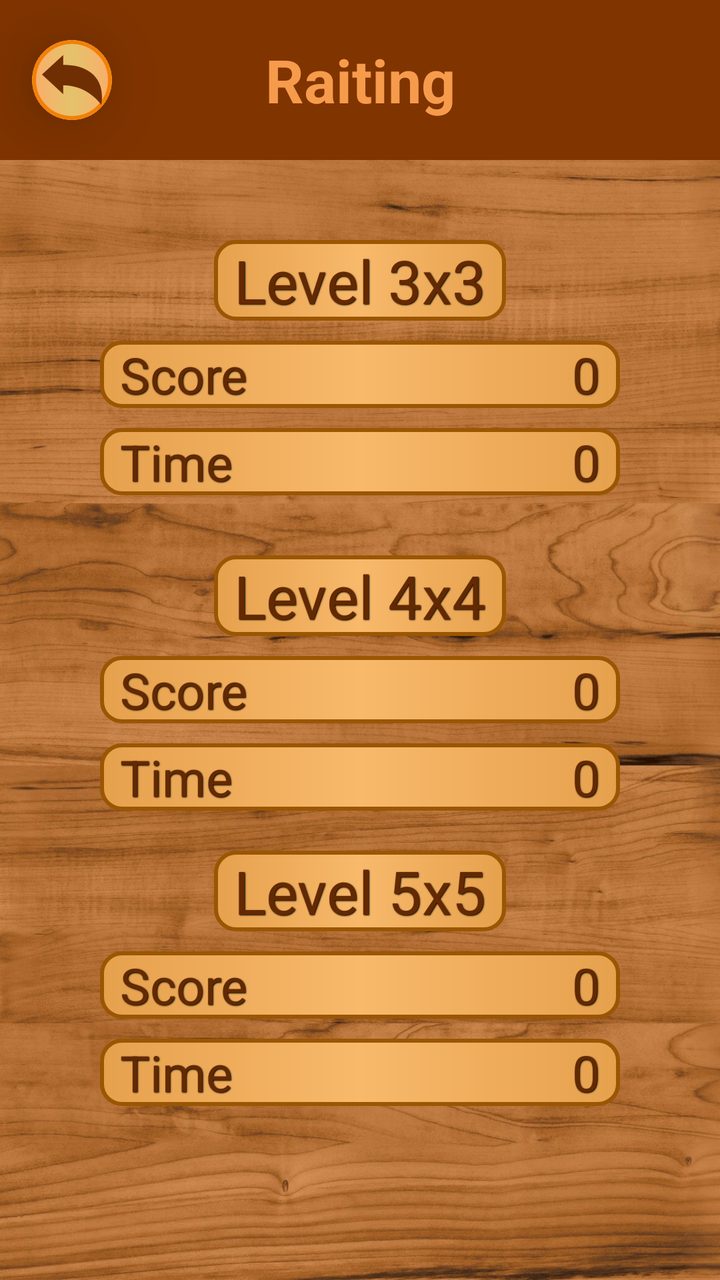
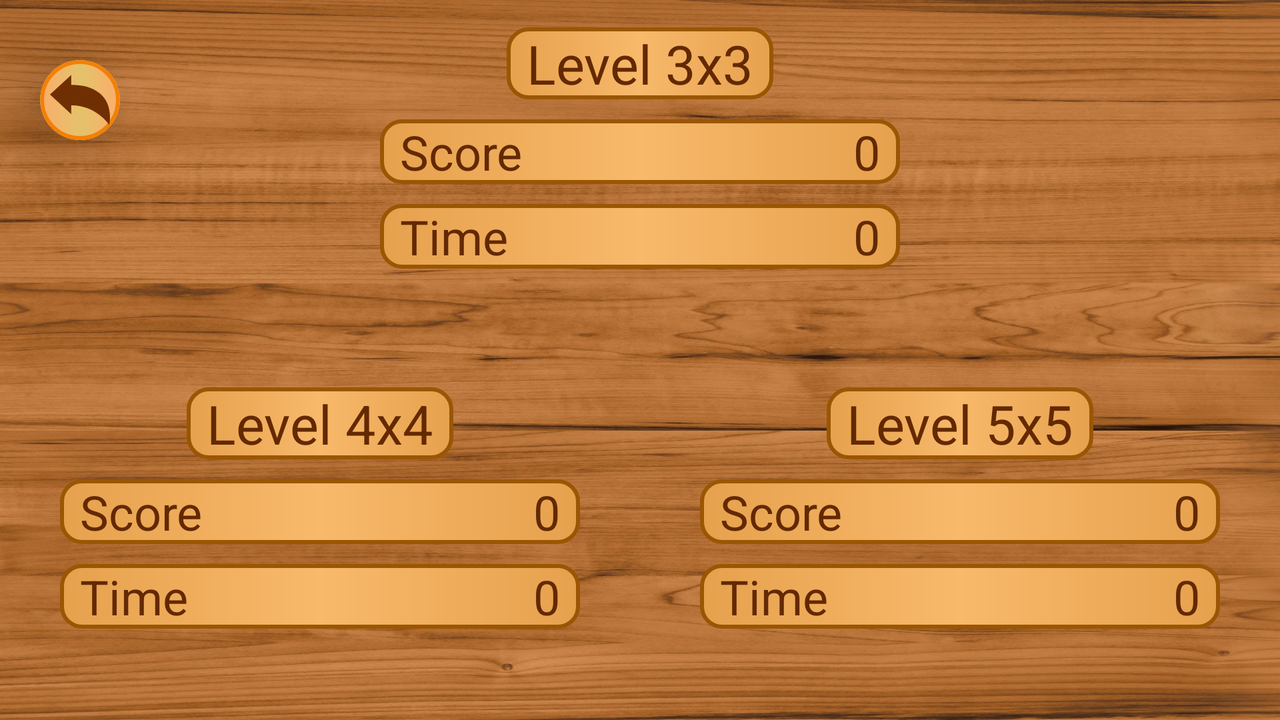

Compare how this app lays out the same screen by default and in its alternative resource folder. The renders come first, then the two layout files and the values they reference.
<!-- AndroidManifest.xml: application theme Theme.Puzzle15 -->
<!-- res/layout/activity_raiting.xml -->
<?xml version="1.0" encoding="utf-8"?>
<LinearLayout xmlns:android="http://schemas.android.com/apk/res/android"
    xmlns:app="http://schemas.android.com/apk/res-auto"
    xmlns:tools="http://schemas.android.com/tools"
    android:layout_width="match_parent"
    android:layout_height="match_parent"
    tools:context=".RaitingActivity">



    <LinearLayout
        android:layout_width="match_parent"
        android:layout_height="match_parent"
        android:background="@drawable/oboy"
        android:orientation="vertical">

        <Toolbar
            android:layout_width="match_parent"
            android:layout_height="80dp"
            android:background="#803400">


            <androidx.cardview.widget.CardView
                android:id="@+id/back_btn_raiting"
                android:layout_width="40dp"
                android:layout_height="40dp"
                android:layout_gravity="center_vertical"
                android:clickable="true"
                android:foreground="?selectableItemBackground"
                app:cardCornerRadius="20dp"
                app:cardElevation="20dp">

                <ImageView
                    android:layout_width="match_parent"
                    android:layout_height="match_parent"
                    android:background="@drawable/bachground_btn_yumaloq"
                    android:padding="5dp"
                    android:src="@drawable/ic_back_reply_svgrepo_com" />
            </androidx.cardview.widget.CardView>

            <TextView
                android:layout_width="wrap_content"
                android:layout_height="wrap_content"
                android:layout_gravity="center"
                android:text="Raiting"
                android:textColor="#F69B4C"
                android:textSize="30sp"
                android:textStyle="bold" />

        </Toolbar>

        <LinearLayout
            android:layout_width="match_parent"
            android:layout_height="match_parent"
            android:orientation="vertical"
            android:paddingHorizontal="50dp"
            android:paddingTop="30dp">


            <TextView
                android:layout_width="wrap_content"
                android:layout_height="wrap_content"
                android:layout_gravity="center_horizontal"
                android:layout_marginTop="10dp"
                android:background="@drawable/background_activ"
                android:paddingHorizontal="10dp"
                android:shadowColor="#000"
                android:shadowDx="1"
                android:shadowDy="1"
                android:shadowRadius="1"
                android:text="Level 3x3"
                android:textColor="#632901"
                android:textSize="30sp" />

            <LinearLayout
                android:layout_width="match_parent"
                android:layout_height="wrap_content"
                android:layout_marginTop="10dp"
                android:background="@drawable/background_activ"
                android:paddingHorizontal="10dp">

                <TextView
                    android:shadowColor="#000"
                    android:shadowDx="1"
                    android:shadowDy="1"
                    android:shadowRadius="1"
                    android:layout_width="0dp"
                    android:layout_height="wrap_content"
                    android:layout_weight="1"
                    android:text="Score"
                    android:textColor="#632901"
                    android:textSize="25sp" />

                <Space
                    android:layout_width="0dp"
                    android:layout_height="wrap_content"
                    android:layout_weight="1" />

                <TextView
                    android:shadowColor="#000"
                    android:shadowDx="1"
                    android:shadowDy="1"
                    android:shadowRadius="1"
                    android:id="@+id/rating_3x3_score"
                    android:layout_width="0dp"
                    android:layout_height="wrap_content"
                    android:layout_weight="1"
                    android:gravity="end"
                    android:text="0"
                    android:textColor="#632901"
                    android:textSize="25sp" />

            </LinearLayout>

            <LinearLayout
                android:layout_width="match_parent"
                android:layout_height="wrap_content"
                android:layout_marginTop="10dp"
                android:background="@drawable/background_activ"
                android:paddingHorizontal="10dp">

                <TextView
                    android:shadowColor="#000"
                    android:shadowDx="1"
                    android:shadowDy="1"
                    android:shadowRadius="1"
                    android:layout_width="0dp"
                    android:layout_height="wrap_content"
                    android:layout_weight="1"
                    android:text="Time"
                    android:textColor="#632901"
                    android:textSize="25sp" />

                <Space
                    android:layout_width="0dp"
                    android:layout_height="wrap_content"
                    android:layout_weight="1" />

                <TextView
                    android:shadowColor="#000"
                    android:shadowDx="1"
                    android:shadowDy="1"
                    android:shadowRadius="1"
                    android:id="@+id/rating_3x3_time"
                    android:layout_width="0dp"
                    android:layout_height="wrap_content"
                    android:layout_weight="1"
                    android:gravity="end"
                    android:text="0"
                    android:textColor="#632901"
                    android:textSize="25sp" />

            </LinearLayout>


            <TextView
                android:shadowColor="#000"
                android:shadowDx="1"
                android:shadowDy="1"
                android:shadowRadius="1"
                android:layout_width="wrap_content"
                android:layout_height="wrap_content"
                android:layout_gravity="center_horizontal"
                android:layout_marginTop="30dp"
                android:background="@drawable/background_activ"
                android:paddingHorizontal="10dp"
                android:text="Level 4x4"
                android:textColor="#632901"
                android:textSize="30sp" />

            <LinearLayout
                android:layout_width="match_parent"
                android:layout_height="wrap_content"
                android:layout_marginTop="10dp"
                android:background="@drawable/background_activ"
                android:paddingHorizontal="10dp">

                <TextView
                    android:shadowColor="#000"
                    android:shadowDx="1"
                    android:shadowDy="1"
                    android:shadowRadius="1"
                    android:layout_width="0dp"
                    android:layout_height="wrap_content"
                    android:layout_weight="1"
                    android:text="Score"
                    android:textColor="#632901"
                    android:textSize="25sp" />

                <Space
                    android:layout_width="0dp"
                    android:layout_height="wrap_content"
                    android:layout_weight="1" />

                <TextView
                    android:shadowColor="#000"
                    android:shadowDx="1"
                    android:shadowDy="1"
                    android:shadowRadius="1"
                    android:id="@+id/rating_4x4_score"
                    android:layout_width="0dp"
                    android:layout_height="wrap_content"
                    android:layout_weight="1"
                    android:gravity="end"
                    android:text="0"
                    android:textColor="#632901"
                    android:textSize="25sp" />

            </LinearLayout>

            <LinearLayout
                android:layout_width="match_parent"
                android:layout_height="wrap_content"
                android:layout_marginTop="10dp"
                android:background="@drawable/background_activ"
                android:paddingHorizontal="10dp">

                <TextView
                    android:shadowColor="#000"
                    android:shadowDx="1"
                    android:shadowDy="1"
                    android:shadowRadius="1"
                    android:layout_width="0dp"
                    android:layout_height="wrap_content"
                    android:layout_weight="1"
                    android:text="Time"
                    android:textColor="#632901"
                    android:textSize="25sp" />

                <Space
                    android:layout_width="0dp"
                    android:layout_height="wrap_content"
                    android:layout_weight="1" />

                <TextView
                    android:shadowColor="#000"
                    android:shadowDx="1"
                    android:shadowDy="1"
                    android:shadowRadius="1"
                    android:id="@+id/rating_4x4_time"
                    android:layout_width="0dp"
                    android:layout_height="wrap_content"
                    android:layout_weight="1"
                    android:gravity="end"
                    android:text="0"
                    android:textColor="#632901"
                    android:textSize="25sp" />

            </LinearLayout>

            <TextView
                android:shadowColor="#000"
                android:shadowDx="1"
                android:shadowDy="1"
                android:shadowRadius="1"
                android:layout_width="wrap_content"
                android:layout_height="wrap_content"
                android:layout_gravity="center_horizontal"
                android:layout_marginTop="20dp"
                android:background="@drawable/background_activ"
                android:paddingHorizontal="10dp"
                android:text="Level 5x5"
                android:textColor="#632901"
                android:textSize="30sp" />

            <LinearLayout
                android:layout_width="match_parent"
                android:layout_height="wrap_content"
                android:layout_marginTop="10dp"
                android:background="@drawable/background_activ"
                android:paddingHorizontal="10dp">

                <TextView
                    android:shadowColor="#000"
                    android:shadowDx="1"
                    android:shadowDy="1"
                    android:shadowRadius="1"
                    android:layout_width="0dp"
                    android:layout_height="wrap_content"
                    android:layout_weight="1"
                    android:text="Score"
                    android:textColor="#632901"
                    android:textSize="25sp" />

                <Space
                    android:layout_width="0dp"
                    android:layout_height="wrap_content"
                    android:layout_weight="1" />

                <TextView
                    android:shadowColor="#000"
                    android:shadowDx="1"
                    android:shadowDy="1"
                    android:shadowRadius="1"
                    android:id="@+id/rating_5x5_score"
                    android:layout_width="0dp"
                    android:layout_height="wrap_content"
                    android:layout_weight="1"
                    android:gravity="end"
                    android:text="0"
                    android:textColor="#632901"
                    android:textSize="25sp" />

            </LinearLayout>

            <LinearLayout
                android:layout_width="match_parent"
                android:layout_height="wrap_content"
                android:layout_marginTop="10dp"
                android:background="@drawable/background_activ"
                android:paddingHorizontal="10dp">

                <TextView
                    android:shadowColor="#000"
                    android:shadowDx="1"
                    android:shadowDy="1"
                    android:shadowRadius="1"
                    android:layout_width="0dp"
                    android:layout_height="wrap_content"
                    android:layout_weight="1"
                    android:text="Time"
                    android:textColor="#632901"
                    android:textSize="25sp" />

                <Space
                    android:layout_width="0dp"
                    android:layout_height="wrap_content"
                    android:layout_weight="1" />

                <TextView
                    android:shadowColor="#000"
                    android:shadowDx="1"
                    android:shadowDy="1"
                    android:shadowRadius="1"
                    android:id="@+id/rating_5x5_time"
                    android:layout_width="0dp"
                    android:layout_height="wrap_content"
                    android:layout_weight="1"
                    android:gravity="end"
                    android:text="0"
                    android:textColor="#632901"
                    android:textSize="25sp" />

            </LinearLayout>


        </LinearLayout>


    </LinearLayout>

</LinearLayout>
<!-- resources referenced by this layout -->
<resources>
  <!-- drawable bachground_btn_yumaloq (drawable) -->
  <?xml version="1.0" encoding="utf-8"?>
  <shape xmlns:android="http://schemas.android.com/apk/res/android">
  
      <corners android:radius="20dp"/>
      <stroke android:color="#F48005" android:width="2dp"/>
      <gradient android:startColor="#FAAE6B" android:centerColor="#E4C26B" android:endColor="#FAAE6B"/>
  </shape>
  <!-- drawable background_activ (drawable) -->
  <?xml version="1.0" encoding="utf-8"?>
  <shape xmlns:android="http://schemas.android.com/apk/res/android">
  
      <gradient android:startColor="#E6A14D" android:centerColor="#F8B96B" android:endColor="#E6A14D"/>
      <corners android:radius="10dp"/>
      <stroke android:color="#9A5602" android:width="2dp"/>
  </shape>
  <!-- drawable ic_back_reply_svgrepo_com (drawable) -->
  <vector xmlns:android="http://schemas.android.com/apk/res/android"
      android:width="472.61dp"
      android:height="472.61dp"
      android:viewportWidth="472.61"
      android:viewportHeight="472.61">
    <path
        android:fillColor="#702F03"
        android:pathData="M167.16,117.32l-0,-77.38L0,193.62l167.16,153.68v-68.56c200.34,0 299.43,153.93 299.43,153.93c3.95,-19.97 6.02,-40.61 6.02,-61.74C472.61,196.29 341.8,117.32 167.16,117.32z"/>
  </vector>
  <!-- drawable oboy: jpg bitmap (drawable, 562134 bytes) -->
  <style name="Theme.Puzzle15" parent="Theme.MaterialComponents.DayNight.NoActionBar">
          
          <item name="colorPrimary">@color/purple_500</item>
          <item name="colorPrimaryVariant">@color/purple_700</item>
          <item name="colorOnPrimary">@color/white</item>
          
          <item name="colorSecondary">@color/teal_200</item>
          <item name="colorSecondaryVariant">@color/teal_700</item>
          <item name="colorOnSecondary">@color/black</item>
          
          <item name="android:statusBarColor" tools:targetApi="l">?attr/colorPrimaryVariant</item>
          
      </style>
  <color name="purple_500">#FF6200EE</color>
  <color name="purple_700">#B57037</color>
  <color name="white">#FFFFFFFF</color>
  <color name="teal_200">#FF03DAC5</color>
  <color name="teal_700">#FF018786</color>
  <color name="black">#FF000000</color>
</resources>
<!-- res/layout-land/activity_raiting.xml (the repository's variant of the layout above) -->
<!-- drawn on the phone turned sideways -->
<?xml version="1.0" encoding="utf-8"?>
<LinearLayout xmlns:android="http://schemas.android.com/apk/res/android"
    android:layout_width="match_parent"
    android:layout_height="match_parent"
    xmlns:app="http://schemas.android.com/apk/res-auto">


    <FrameLayout
        android:layout_width="match_parent"
        android:layout_height="match_parent"
        android:background="@drawable/oboy">

        <LinearLayout
            android:layout_width="match_parent"
            android:layout_height="match_parent"
            android:orientation="vertical">


            <LinearLayout
                android:layout_width="match_parent"
                android:layout_height="0dp"
                android:layout_weight="0.7">

                <Space
                    android:layout_width="0dp"
                    android:layout_height="match_parent"
                    android:layout_weight="0.5" />


                <LinearLayout
                    android:layout_width="0dp"
                    android:layout_height="match_parent"
                    android:layout_weight="1"
                    android:gravity="center"
                    android:orientation="vertical"
                    android:paddingHorizontal="30dp">

                    <TextView
                        android:layout_width="wrap_content"
                        android:layout_height="wrap_content"
                        android:layout_gravity="center_horizontal"
                        android:background="@drawable/background_activ"
                        android:paddingHorizontal="10dp"
                        android:text="Level 3x3"
                        android:textColor="#632901"
                        android:textSize="27sp" />

                    <LinearLayout
                        android:layout_width="match_parent"
                        android:layout_height="wrap_content"
                        android:layout_marginTop="10dp"
                        android:background="@drawable/background_activ"
                        android:paddingHorizontal="10dp">

                        <TextView
                            android:layout_width="0dp"
                            android:layout_height="wrap_content"
                            android:layout_weight="1"
                            android:text="Score"
                            android:textColor="#632901"
                            android:textSize="24sp" />

                        <Space
                            android:layout_width="0dp"
                            android:layout_height="wrap_content"
                            android:layout_weight="1" />

                        <TextView
                            android:id="@+id/rating_3x3_score"
                            android:layout_width="0dp"
                            android:layout_height="wrap_content"
                            android:layout_weight="1"
                            android:gravity="end"
                            android:text="0"
                            android:textColor="#632901"
                            android:textSize="24sp" />

                    </LinearLayout>

                    <LinearLayout
                        android:layout_width="match_parent"
                        android:layout_height="wrap_content"
                        android:layout_marginTop="10dp"
                        android:background="@drawable/background_activ"
                        android:paddingHorizontal="10dp">

                        <TextView
                            android:layout_width="0dp"
                            android:layout_height="wrap_content"
                            android:layout_weight="1"
                            android:text="Time"
                            android:textColor="#632901"
                            android:textSize="24sp" />

                        <Space
                            android:layout_width="0dp"
                            android:layout_height="wrap_content"
                            android:layout_weight="1" />

                        <TextView
                            android:id="@+id/rating_3x3_time"
                            android:layout_width="0dp"
                            android:layout_height="wrap_content"
                            android:layout_weight="1"
                            android:gravity="end"
                            android:text="0"
                            android:textColor="#632901"
                            android:textSize="24sp" />

                    </LinearLayout>

                </LinearLayout>

                <Space
                    android:layout_width="0dp"
                    android:layout_height="match_parent"
                    android:layout_weight="0.5" />


            </LinearLayout>


            <LinearLayout
                android:layout_width="match_parent"
                android:layout_height="0dp"
                android:layout_weight="1">

                <LinearLayout
                    android:layout_width="0dp"
                    android:layout_height="match_parent"
                    android:layout_weight="1"
                    android:gravity="center"
                    android:orientation="vertical"
                    android:paddingHorizontal="30dp">

                    <TextView
                        android:layout_width="wrap_content"
                        android:layout_height="wrap_content"
                        android:layout_gravity="center_horizontal"
                        android:background="@drawable/background_activ"
                        android:paddingHorizontal="10dp"
                        android:text="Level 4x4"
                        android:textColor="#632901"
                        android:textSize="27sp" />

                    <LinearLayout
                        android:layout_width="match_parent"
                        android:layout_height="wrap_content"
                        android:layout_marginTop="10dp"
                        android:background="@drawable/background_activ"
                        android:paddingHorizontal="10dp">

                        <TextView
                            android:layout_width="0dp"
                            android:layout_height="wrap_content"
                            android:layout_weight="1"
                            android:text="Score"
                            android:textColor="#632901"
                            android:textSize="24sp" />

                        <Space
                            android:layout_width="0dp"
                            android:layout_height="wrap_content"
                            android:layout_weight="1" />

                        <TextView
                            android:id="@+id/rating_4x4_score"
                            android:layout_width="0dp"
                            android:layout_height="wrap_content"
                            android:layout_weight="1"
                            android:gravity="end"
                            android:text="0"
                            android:textColor="#632901"
                            android:textSize="24sp" />

                    </LinearLayout>

                    <LinearLayout
                        android:layout_width="match_parent"
                        android:layout_height="wrap_content"
                        android:layout_marginTop="10dp"
                        android:background="@drawable/background_activ"
                        android:paddingHorizontal="10dp">

                        <TextView
                            android:layout_width="0dp"
                            android:layout_height="wrap_content"
                            android:layout_weight="1"
                            android:text="Time"
                            android:textColor="#632901"
                            android:textSize="24sp" />

                        <Space
                            android:layout_width="0dp"
                            android:layout_height="wrap_content"
                            android:layout_weight="1" />

                        <TextView
                            android:id="@+id/rating_4x4_time"
                            android:layout_width="0dp"
                            android:layout_height="wrap_content"
                            android:layout_weight="1"
                            android:gravity="end"
                            android:text="0"
                            android:textColor="#632901"
                            android:textSize="24sp" />

                    </LinearLayout>

                </LinearLayout>

                <LinearLayout
                    android:layout_width="0dp"
                    android:layout_height="match_parent"
                    android:layout_weight="1"
                    android:gravity="center"
                    android:orientation="vertical"
                    android:paddingHorizontal="30dp">

                    <TextView
                        android:layout_width="wrap_content"
                        android:layout_height="wrap_content"
                        android:layout_gravity="center_horizontal"
                        android:background="@drawable/background_activ"
                        android:paddingHorizontal="10dp"
                        android:text="Level 5x5"
                        android:textColor="#632901"
                        android:textSize="27sp" />

                    <LinearLayout
                        android:layout_width="match_parent"
                        android:layout_height="wrap_content"
                        android:layout_marginTop="10dp"
                        android:background="@drawable/background_activ"
                        android:paddingHorizontal="10dp">

                        <TextView
                            android:layout_width="0dp"
                            android:layout_height="match_parent"
                            android:layout_weight="1"
                            android:text="Score"
                            android:textColor="#632901"
                            android:textSize="24sp" />

                        <Space
                            android:layout_width="0dp"
                            android:layout_height="wrap_content"
                            android:layout_weight="1" />

                        <TextView
                            android:id="@+id/rating_5x5_score"
                            android:layout_width="0dp"
                            android:layout_height="wrap_content"
                            android:layout_weight="1"
                            android:gravity="end"
                            android:text="0"
                            android:textColor="#632901"
                            android:textSize="24sp" />

                    </LinearLayout>

                    <LinearLayout
                        android:layout_width="match_parent"
                        android:layout_height="wrap_content"
                        android:layout_marginTop="10dp"
                        android:background="@drawable/background_activ"
                        android:paddingHorizontal="10dp">

                        <TextView
                            android:layout_width="0dp"
                            android:layout_height="wrap_content"
                            android:layout_weight="1"
                            android:text="Time"
                            android:textColor="#632901"
                            android:textSize="24sp" />

                        <Space
                            android:layout_width="0dp"
                            android:layout_height="wrap_content"
                            android:layout_weight="1" />

                        <TextView
                            android:id="@+id/rating_5x5_time"
                            android:layout_width="0dp"
                            android:layout_height="wrap_content"
                            android:layout_weight="1"
                            android:gravity="end"
                            android:text="0"
                            android:textColor="#632901"
                            android:textSize="24sp" />

                    </LinearLayout>

                </LinearLayout>


            </LinearLayout>


        </LinearLayout>

        <androidx.cardview.widget.CardView
            android:id="@+id/back_btn_raiting"
            android:layout_width="40dp"
            android:layout_height="40dp"
            android:layout_marginLeft="20dp"
            android:layout_marginTop="30dp"
            android:clickable="true"
            android:foreground="?selectableItemBackground"
            app:cardCornerRadius="20dp"
            app:cardElevation="20dp">

            <ImageView
                android:layout_width="match_parent"
                android:layout_height="match_parent"
                android:background="@drawable/bachground_btn_yumaloq"
                android:padding="5dp"
                android:src="@drawable/ic_back_reply_svgrepo_com" />
        </androidx.cardview.widget.CardView>


    </FrameLayout>

</LinearLayout>
